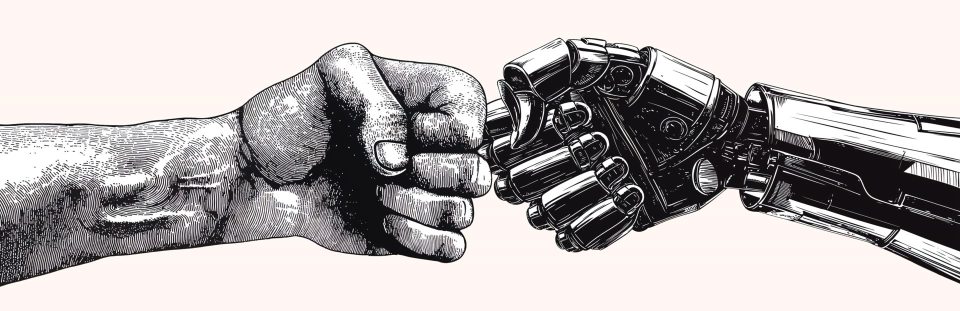
#> input picture landing/src/assets/handshake-with-ai.jpg, 1920 x 622 px (shown at 1/2 size)
$ python build_readme_banner.py ../src/assets/handshake-with-ai.jpg
#> lines starting #> are read from the running program, lines starting #| are printed output that depends on the picture
#> in main, source is the input picture: PIL image 1920x622 RGB; mean R, G, B 183.9, 178.6, 178.6
"""Compose the Metis banner: a background illustration, a vignette, the logo, and a tagline.

Usage, from the repository root:

    uv run --no-project --with pillow --with fonttools --with brotli --with resvg-py \\
      python landing/scripts/build_readme_banner.py <background-image>

Writes the README banner (static/metis-banner.jpg, 1600x800) and the landing site's social preview
(landing/public/social-preview.jpg, 1200x630). The logo comes from static/metis-logo-dark.svg and the
text is set in Geist, the landing site's font (landing/src/assets/fonts).
"""

import io
import math
import sys
from pathlib import Path

import resvg_py
from fontTools.ttLib import TTFont
from fontTools.varLib.instancer import instantiateVariableFont
from PIL import Image, ImageDraw, ImageFilter, ImageFont

ROOT = Path(__file__).resolve().parents[2]
# (path, width, height, layout scale). The social preview runs a little larger relative to its
# frame because link previews are shown small in feeds.
OUTPUTS = (
    (ROOT / 'static' / 'metis-banner.jpg', 1600, 800, 1.0),
    (ROOT / 'landing' / 'public' / 'social-preview.jpg', 1200, 630, 0.85),
)
LOGO = ROOT / 'static' / 'metis-logo-dark.svg'
GEIST = ROOT / 'landing' / 'src' / 'assets' / 'fonts' / 'Geist-Variable.woff2'

LOGO_WIDTH = 720  # at scale 1.0
TITLE = 'Open-source AI code review for GitHub'
SUBTITLE = 'Reviews every pull request  ·  Turns issues into pull requests  ·  Self-hosted, any LLM'


def geist(weight: int, size: int) -> ImageFont.FreeTypeFont:
    """A static Geist instance at `weight` (Pillow cannot read variable woff2 directly)."""
    font = TTFont(GEIST)
    font.flavor = None
    buffer = io.BytesIO()
    instantiateVariableFont(font, {'wght': weight}).save(buffer)
    buffer.seek(0)
    return ImageFont.truetype(buffer, size)


def cover(image: Image.Image, width: int, height: int) -> Image.Image:
    """Scale and center-crop to the output size."""
#> called with width = 1600, height = 800
    scale = max(width / image.width, height / image.height)
#> scale = 1.29
    resized = image.resize((math.ceil(image.width * scale), math.ceil(image.height * scale)), Image.LANCZOS)
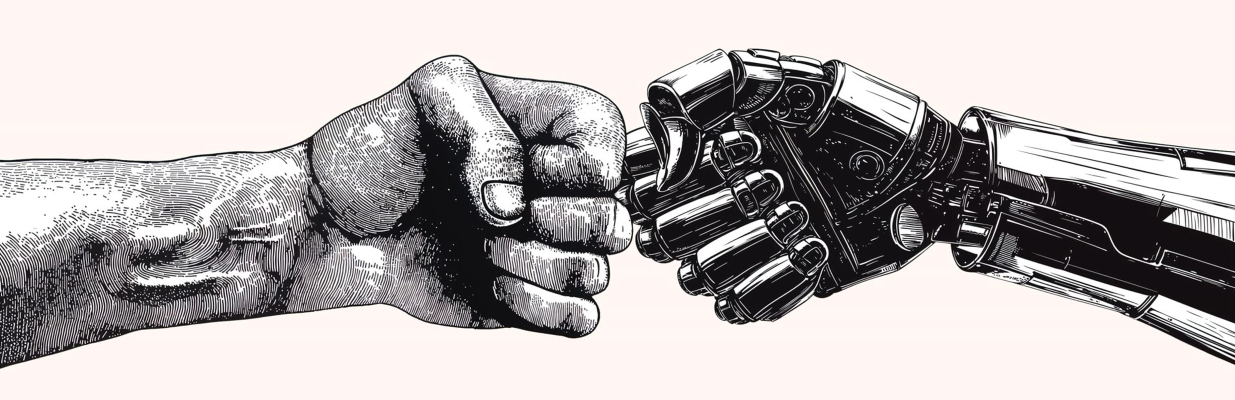
#> resized: PIL image 2470x800 RGB (shown at 1/2 size); mean R, G, B 183.7, 178.5, 178.5
    left = (resized.width - width) // 2
#> left = 435
    top = (resized.height - height) // 2
#> top = 0
    return resized.crop((left, top, left + width, top + height))
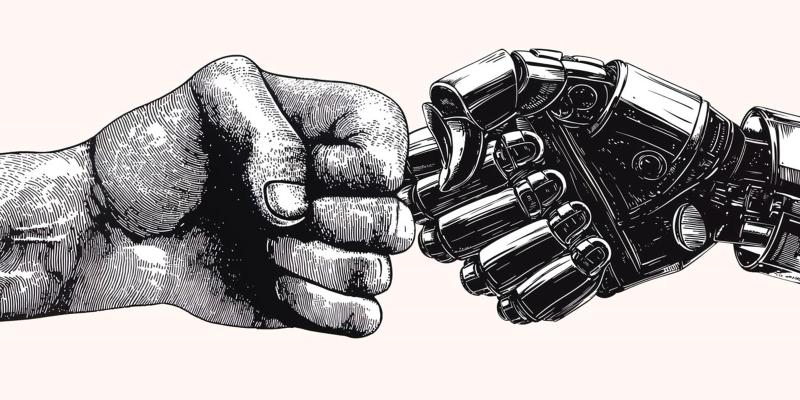
#> returned value: PIL image 1600x800 RGB (shown at 1/2 size); mean R, G, B 175.8, 170.8, 171


def radial_mask(strength_at, size: tuple[int, int], blur: int) -> Image.Image:
    """Grayscale mask whose value depends on normalized elliptical distance from the center."""
    w, h = size
    small_w, small_h = w // 8, h // 8
    mask = Image.new('L', (small_w, small_h))
    mask.putdata([
        round(255 * strength_at(math.hypot((x - small_w / 2) / (small_w / 2), (y - small_h / 2) / (small_h / 2))))
        for y in range(small_h) for x in range(small_w)
    ])
    return mask.resize(size, Image.BICUBIC).filter(ImageFilter.GaussianBlur(blur))


def smoothstep(edge0: float, edge1: float, x: float) -> float:
    t = min(max((x - edge0) / (edge1 - edge0), 0.0), 1.0)
    return t * t * (3 - 2 * t)


def draw_centered(canvas: Image.Image, text: str, font: ImageFont.FreeTypeFont, y: int, fill) -> None:
    """Centered text with a soft shadow so it stays legible over busy artwork."""
    draw = ImageDraw.Draw(canvas)
    width = draw.textlength(text, font=font)
    x = (canvas.width - width) / 2
    shadow = Image.new('RGBA', canvas.size, (0, 0, 0, 0))
    ImageDraw.Draw(shadow).text((x, y + 2), text, font=font, fill=(0, 0, 0, 200))
    canvas.alpha_composite(shadow.filter(ImageFilter.GaussianBlur(6)))
    draw.text((x, y), text, font=font, fill=fill)


def compose(source: Image.Image, width: int, height: int, scale: float) -> Image.Image:
    """Lay out the banner at `width` x `height`; `scale` sizes the logo, type, and spacing."""
    banner = cover(source, width, height).convert('RGBA')

    def px(value: float) -> int:
        return round(value * scale)

    logo = Image.open(
        io.BytesIO(bytes(resvg_py.svg_to_bytes(svg_path=str(LOGO), width=px(LOGO_WIDTH))))
    ).convert('RGBA')
    title_font, subtitle_font = geist(600, px(44)), geist(500, px(26))
    logo_gap, title_to_subtitle, subtitle_height = px(24), px(64), px(34)
    block_height = logo.height + logo_gap + title_to_subtitle + subtitle_height
    logo_top = (height - block_height) // 2  # keep the logo + tagline block vertically centered
    text_top = logo_top + logo.height + logo_gap
    subtitle_top = text_top + title_to_subtitle

    black = Image.new('RGBA', banner.size, (0, 0, 0, 255))
    # Vignette: darken toward the edges and corners.
    banner = Image.composite(black, banner, radial_mask(lambda r: 0.7 * smoothstep(0.45, 1.35, r), banner.size, 40))
    # Pool of shade around the middle.
    banner = Image.composite(black, banner, radial_mask(lambda r: 0.5 * (1 - smoothstep(0.1, 0.95, r)), banner.size, 60))
    # Soft dark shadow shaped to the logo and tagline block, so all of it sits in shade.
    measure = ImageDraw.Draw(banner)
    content_width = max(logo.width, measure.textlength(TITLE, font=title_font), measure.textlength(SUBTITLE, font=subtitle_font))
    pad_x, pad_y = px(90), px(70)
    shadow = Image.new('L', banner.size, 0)
    ImageDraw.Draw(shadow).rounded_rectangle(
        ((width - content_width) / 2 - pad_x, logo_top - pad_y, (width + content_width) / 2 + pad_x, subtitle_top + subtitle_height + pad_y),
        radius=px(120),
        fill=165,
    )
    banner = Image.composite(black, banner, shadow.filter(ImageFilter.GaussianBlur(px(70))))

    banner.alpha_composite(logo, ((width - logo.width) // 2, logo_top))
    draw_centered(banner, TITLE, title_font, text_top, (255, 255, 255, 255))
    draw_centered(banner, SUBTITLE, subtitle_font, subtitle_top, (255, 255, 255, 230))
    return banner.convert('RGB')


def main() -> None:
    if len(sys.argv) != 2:
        sys.exit(__doc__)
    source = Image.open(sys.argv[1]).convert('RGB')
    for path, width, height, scale in OUTPUTS:
        compose(source, width, height, scale).save(path, 'JPEG', quality=86, optimize=True, progressive=True)
#> (the call stopped at in compose, `logo = Image.open( io.BytesIO(bytes(resvg_py.svg_to_bytes(svg_path=str..`: resvg_py is not available in this run)
#> (the run stopped early here; a loop or call above may not have finished)
